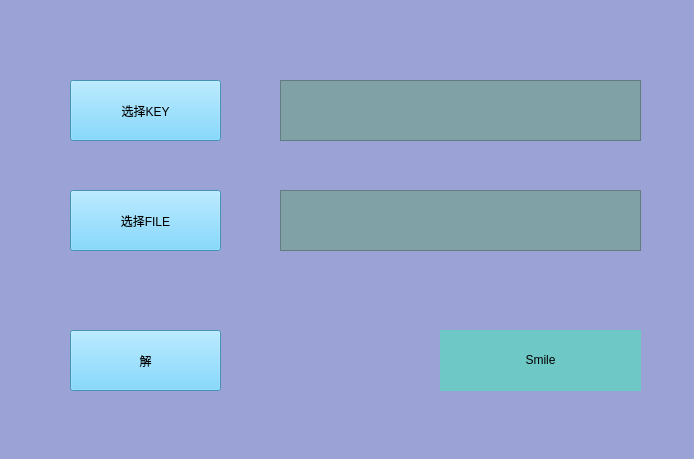
<?xml version="1.0" encoding="UTF-8"?>
<ui version="4.0">
 <class>DesRun</class>
 <widget class="QWidget" name="DesRun">
  <property name="geometry">
   <rect>
    <x>0</x>
    <y>0</y>
    <width>694</width>
    <height>459</height>
   </rect>
  </property>
  <property name="windowTitle">
   <string>Form</string>
  </property>
  <property name="styleSheet">
   <string notr="true">background-color: rgb(155, 163, 214);</string>
  </property>
  <widget class="QPushButton" name="btnKey">
   <property name="geometry">
    <rect>
     <x>70</x>
     <y>80</y>
     <width>151</width>
     <height>61</height>
    </rect>
   </property>
   <property name="styleSheet">
    <string notr="true">background-color: rgb(97, 205, 255);
font: 20pt &quot;新宋体&quot;;</string>
   </property>
   <property name="text">
    <string>选择KEY</string>
   </property>
  </widget>
  <widget class="QTextEdit" name="edtKey">
   <property name="geometry">
    <rect>
     <x>280</x>
     <y>80</y>
     <width>361</width>
     <height>61</height>
    </rect>
   </property>
   <property name="styleSheet">
    <string notr="true">background-color: rgb(128, 161, 166);</string>
   </property>
  </widget>
  <widget class="QPushButton" name="btnFile">
   <property name="geometry">
    <rect>
     <x>70</x>
     <y>190</y>
     <width>151</width>
     <height>61</height>
    </rect>
   </property>
   <property name="styleSheet">
    <string notr="true">background-color: rgb(97, 205, 255);
font: 20pt &quot;新宋体&quot;;</string>
   </property>
   <property name="text">
    <string>选择FILE</string>
   </property>
  </widget>
  <widget class="QTextEdit" name="edtFile">
   <property name="geometry">
    <rect>
     <x>280</x>
     <y>190</y>
     <width>361</width>
     <height>61</height>
    </rect>
   </property>
   <property name="styleSheet">
    <string notr="true">background-color: rgb(128, 161, 166);</string>
   </property>
  </widget>
  <widget class="QPushButton" name="btnDes">
   <property name="geometry">
    <rect>
     <x>70</x>
     <y>330</y>
     <width>151</width>
     <height>61</height>
    </rect>
   </property>
   <property name="styleSheet">
    <string notr="true">background-color: rgb(97, 205, 255);
font: 22pt &quot;新宋体&quot;;</string>
   </property>
   <property name="text">
    <string>解</string>
   </property>
  </widget>
  <widget class="QLabel" name="lblSmile">
   <property name="geometry">
    <rect>
     <x>440</x>
     <y>330</y>
     <width>201</width>
     <height>61</height>
    </rect>
   </property>
   <property name="styleSheet">
    <string notr="true">background-color: rgb(110, 200, 197);
font: 20pt &quot;新宋体&quot;;</string>
   </property>
   <property name="text">
    <string>&lt;html&gt;&lt;head/&gt;&lt;body&gt;&lt;p align=&quot;center&quot;&gt;Smile&lt;/p&gt;&lt;/body&gt;&lt;/html&gt;</string>
   </property>
  </widget>
 </widget>
 <resources/>
 <connections/>
</ui>
